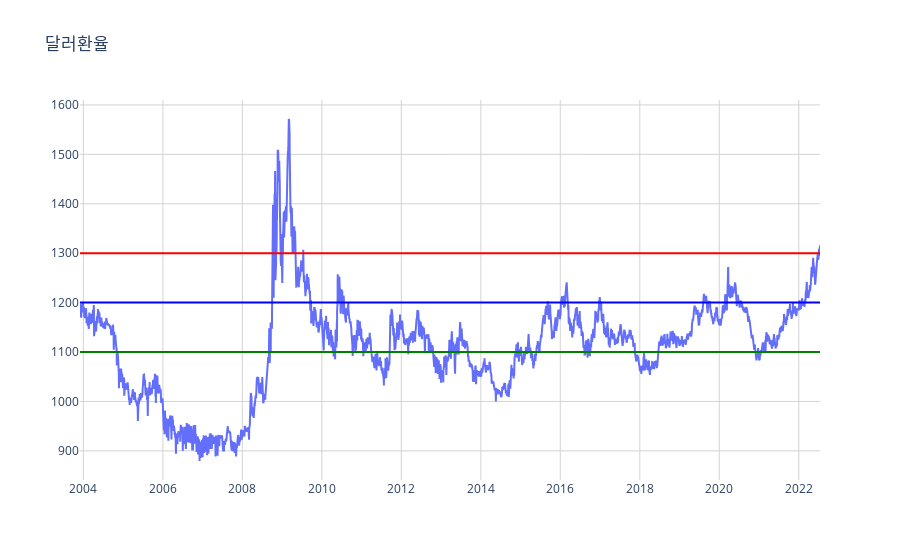

The code cell stored with this chart in its notebook:
### Code cell
fig = go.Figure()

fig.add_trace(go.Scatter(x=data.index,
                         y=data.Open,
                         mode='lines',
                         name='달러환율'))

fig.update_layout(title='달러환율',
                  plot_bgcolor='white')

fig.add_hline(y=1300, line_width=2, line_dash="solid", line_color="red")
fig.add_hline(y=1200, line_width=2, line_dash="solid", line_color="blue")
fig.add_hline(y=1100, line_width=2, line_dash="solid", line_color="green")
fig.update_xaxes(showgrid=True, gridwidth=1, gridcolor='lightgrey')
fig.update_yaxes(showgrid=True, gridwidth=1, gridcolor='lightgrey')

fig.show()

### Figure 1 — Plotly figure (JSON) as saved in the notebook; plotly's stock layout.template omitted (floating-point values rounded to 4 significant figures; data arrays with more than 128 entries replaced by an {"elided": "..."} marker saying what was removed)
{"data": [{"mode": "lines", "name": "달러환율", "type": "scatter", "x": {"elided": "4829 str values"}, "y": {"elided": "4829 float values"}}], "layout": {"plot_bgcolor": "white", "shapes": [{"line": {"color": "red", "dash": "solid", "width": 2}, "type": "line", "x0": 0, "x1": 1, "xref": "x domain", "y0": 1300, "y1": 1300, "yref": "y"}, {"line": {"color": "blue", "dash": "solid", "width": 2}, "type": "line", "x0": 0, "x1": 1, "xref": "x domain", "y0": 1200, "y1": 1200, "yref": "y"}, {"line": {"color": "green", "dash": "solid", "width": 2}, "type": "line", "x0": 0, "x1": 1, "xref": "x domain", "y0": 1100, "y1": 1100, "yref": "y"}], "title": {"text": "달러환율"}, "xaxis": {"gridcolor": "lightgrey", "gridwidth": 1, "showgrid": true}, "yaxis": {"gridcolor": "lightgrey", "gridwidth": 1, "showgrid": true}}}
